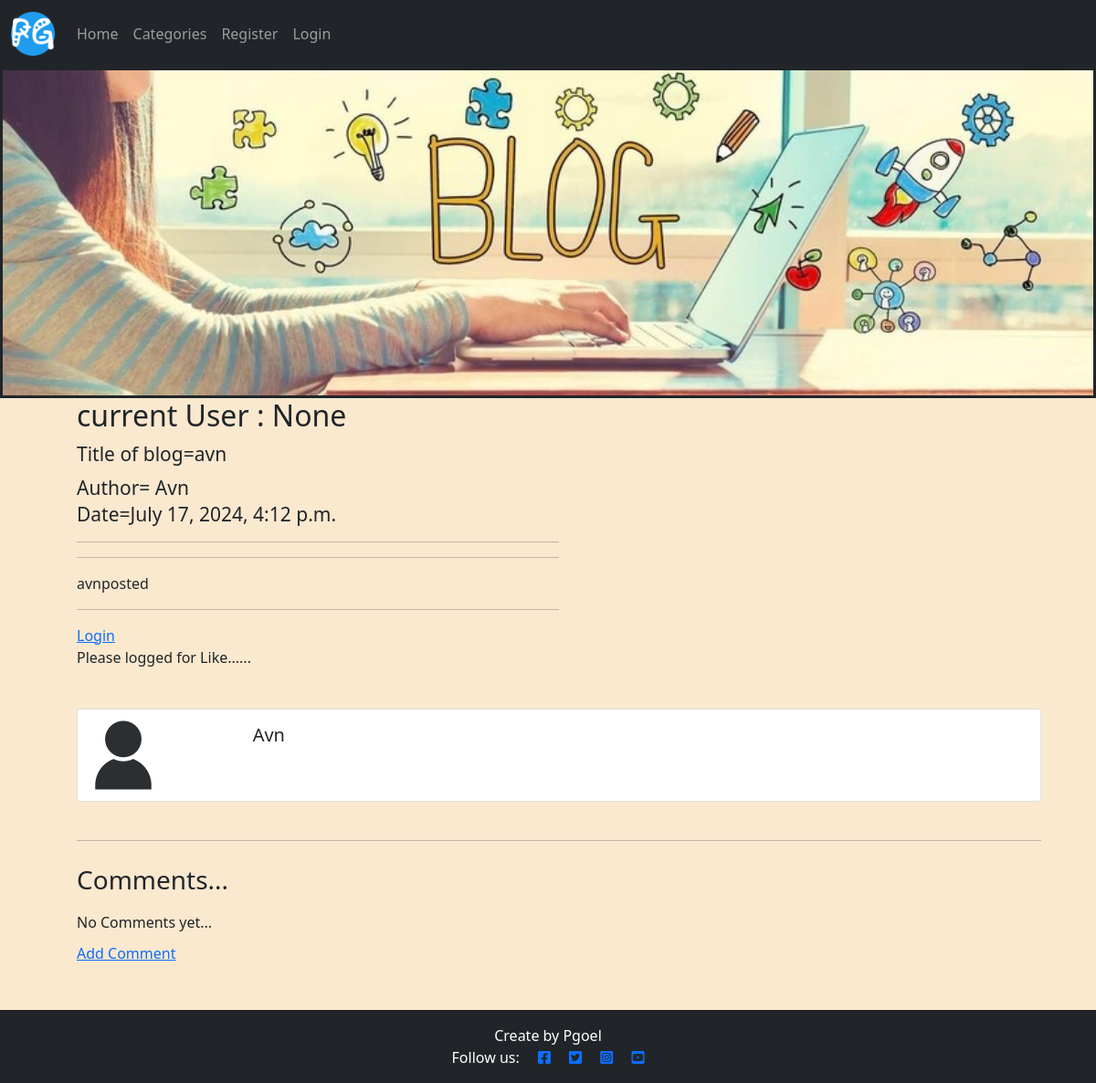
Before: /Blog/23 with the older database file.
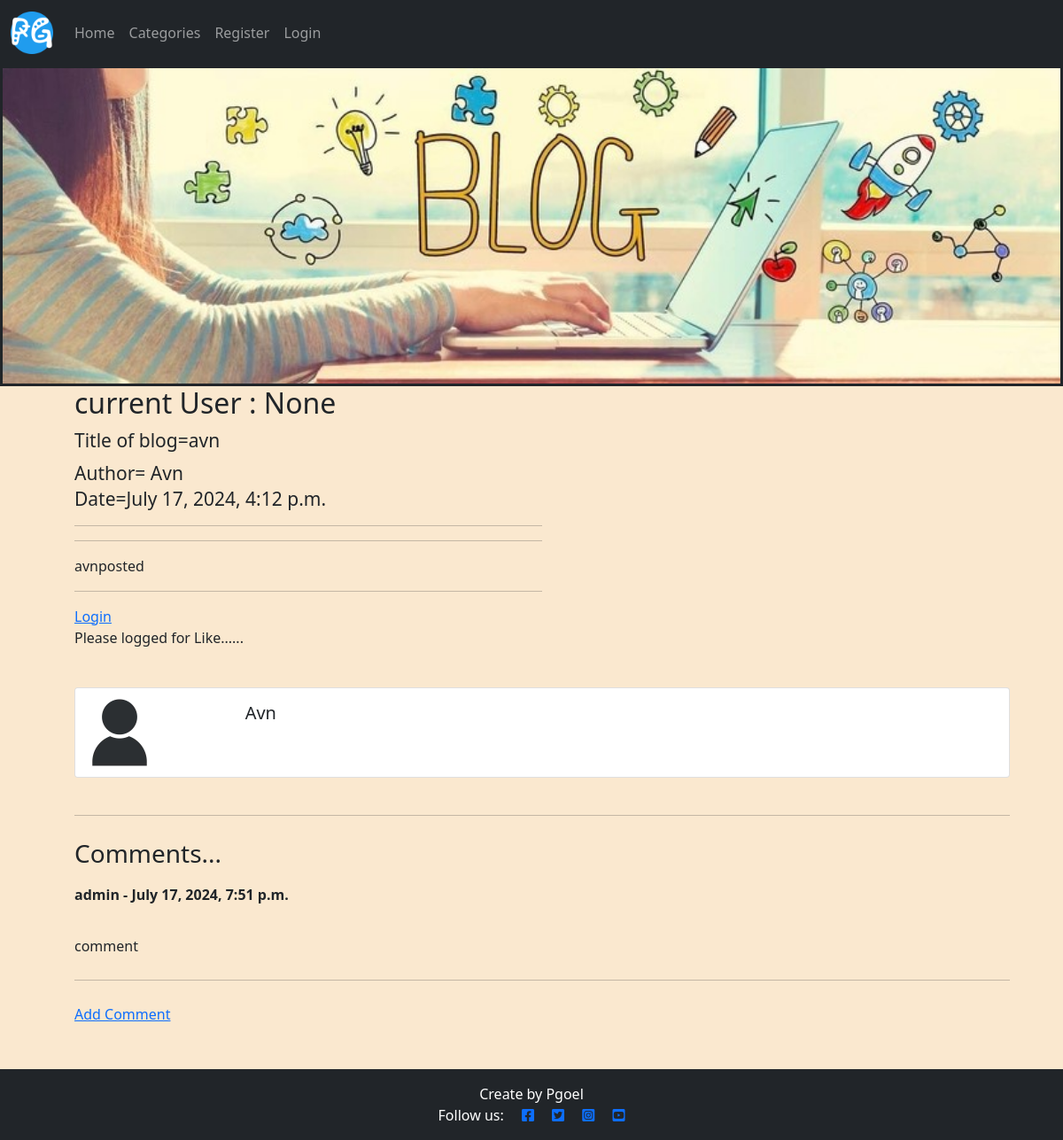
After: the same page with the newer database file.
### blogapp/models.py (models this page shows, shortened)
class Comment(models.Model):
    post = models.ForeignKey(Post, related_name="comments", on_delete=models.CASCADE)
    name = models.CharField(max_length=60)
    content = models.TextField()
    date_posted =  models.DateTimeField(default=timezone.now)
    class Meta:
      ordering = ["-date_posted"]

### blogapp/views.py (the view)
# urls.py: path('Blog/<int:pk>', BlogDetailView.as_view(), name = "post_detail"),
class BlogDetailView(DetailView):
    model = Post
    template_name = 'post_detail.html'
    def get_context_data(self, *args, **kwargs):
        cat_menu = Category.objects.all()
        context = super(BlogDetailView, self).get_context_data(*args, **kwargs)
        context["cat_menu"] = cat_menu
        stuff = get_object_or_404(Post, id=self.kwargs['pk'])
        total_likes = stuff.total_likes()
        liked = False
        if stuff.likes.filter(id=self.request.user.id).exists():
            liked = True
        context['total_likes']= total_likes
        context["liked"] = liked
        return context

### blogapp/models.py (called while the page is built)
    def total_likes(self):
        return self.likes.count()

### templates/post_detail.html (shortened to what this page needs)
{% extends 'base.html' %}
{% load static %}
{% block content %}
<div class="masthead">
    <div class="container">
        <div class="row g-0">
            <div class="col-md-6 masthead-text">
               <h2> current User : {{user.id}} </h2>
                <h4 class="post-title"> <small>Title of blog={{ post.title }}</small> </h4>
                <h4 class="post-subtitle"><small>Author= {{ post.author }} </small><br>
                    <small>Date={{ post.date_posted }}</small></h4><hr>
                    <hr>
                <div class="card-content">
                    <p class="card-text ">{{ post.content | safe }}
                    </p><hr>
                </div>
            </div>
    {% if user.is_authenticated %}
    <form class="d-inline" action ="{% url 'like_post' post.pk %}" method="post">
        {% csrf_token %}
        {% if liked %}
            <button type="submit", name="post_id", value="{{ post.id }}", class="btn-like"><i class="fas fa-heart"></i>
                Unlike
            </button>
        {% else %}
            <button type="submit", name="post_id", value="{{ post.id }}", class="btn-like"><i class="fas fa-heart"></i>
                Like
            </button>
        {% endif %}
        <span class="text-secondary"><strong>{{ post.total_likes }}</strong> </span><hr>
    </form>
    {% else %}
    <a href="{% url 'login' %}">Login</a>
        Please logged for Like......
    {% endif %}
</div>
    <br>
<div class="card mb-3">
    <div class="row g-0">
        <div class="col-md-2">
    {% if post.author.profile.profile_pic %}
            <img src="{{ post.author.profile.profile_pic.url }}" class="img-fluid rounded-start" width=100 height=100 alt="profilepic">
    {% else %}
            <img src="{% static 'images/default_profile_pic.png' %}" class="img-fluid rounded-start" width=100 height=100 alt="profilepic" >
    {% endif %}
        </div>
            <div class="col-md-10">
                <div class="card-body">
                    <h5 class="card-title">{{ post.author}}</h5>
                </div>
            </div>
    </div>
</div>
    <hr>
    <h3>Comments...</h3>
    {% if not post.comments.all %}
        No Comments yet...
    {% else %}
            {% for comment in post.comments.all %}
                <strong>
                    {{ comment.name }} -
                    {{ comment.date_posted }}
                </strong>
                <br/>
                    {{ comment.content }}
                <br/>
                <hr>
            {% endfor %}
    {% endif %}
    <a href="{% url 'add_comment' post.pk %}">Add Comment</a>
    <br><br><br><br><br>
</div>
{% endblock %}

Changed rows visible on the page:
added Comment: name "admin", date_posted "July 17, 2024, 7:51 p.m.", content "comment"
Other visible differences:
text no longer shown: "No Comments yet..."
